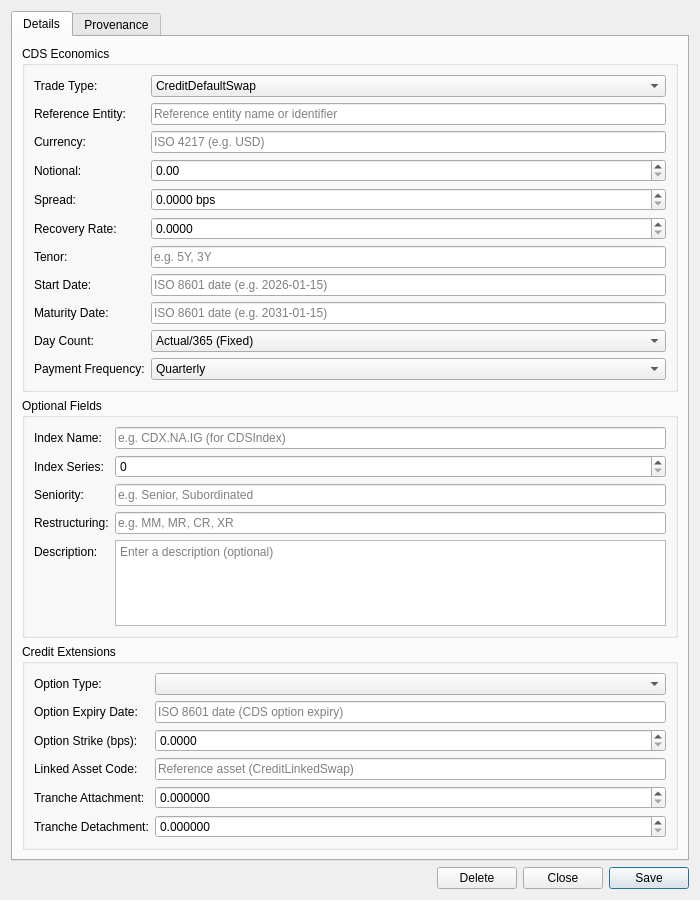
<?xml version="1.0" encoding="UTF-8"?>
<ui version="4.0">
 <class>CreditInstrumentDetailDialog</class>
 <widget class="QWidget" name="CreditInstrumentDetailDialog">
  <property name="geometry">
   <rect>
    <x>0</x>
    <y>0</y>
    <width>700</width>
    <height>900</height>
   </rect>
  </property>
  <property name="minimumSize">
   <size>
    <width>700</width>
    <height>900</height>
   </size>
  </property>
  <property name="windowTitle">
   <string>Credit Instrument Details</string>
  </property>
  <layout class="QVBoxLayout" name="verticalLayout">
   <item>
    <widget class="QTabWidget" name="tabWidget">
     <property name="currentIndex"><number>0</number></property>
     <widget class="QWidget" name="detailsTab">
      <attribute name="title"><string>Details</string></attribute>
      <layout class="QVBoxLayout" name="detailsLayout">
       <item>
        <widget class="QGroupBox" name="cdsEconomicsGroup">
         <property name="title">
          <string>CDS Economics</string>
         </property>
         <layout class="QFormLayout" name="formLayout">
          <item row="0" column="0">
           <widget class="QLabel" name="labelTradeTypeCode">
            <property name="text"><string>Trade Type:</string></property>
           </widget>
          </item>
          <item row="0" column="1">
           <widget class="QComboBox" name="tradeTypeCodeCombo">
            <item><property name="text"><string>CreditDefaultSwap</string></property></item>
            <item><property name="text"><string>CDSIndex</string></property></item>
            <item><property name="text"><string>SyntheticCDO</string></property></item>
            <item><property name="text"><string>CreditDefaultSwapOption</string></property></item>
            <item><property name="text"><string>IndexCreditDefaultSwapOption</string></property></item>
            <item><property name="text"><string>CreditLinkedSwap</string></property></item>
            <item><property name="text"><string>CBO</string></property></item>
           </widget>
          </item>
          <item row="1" column="0">
           <widget class="QLabel" name="labelReferenceEntity">
            <property name="text"><string>Reference Entity:</string></property>
           </widget>
          </item>
          <item row="1" column="1">
           <widget class="QLineEdit" name="referenceEntityEdit">
            <property name="placeholderText">
             <string>Reference entity name or identifier</string>
            </property>
           </widget>
          </item>
          <item row="2" column="0">
           <widget class="QLabel" name="labelCurrency">
            <property name="text"><string>Currency:</string></property>
           </widget>
          </item>
          <item row="2" column="1">
           <widget class="QLineEdit" name="currencyEdit">
            <property name="placeholderText">
             <string>ISO 4217 (e.g. USD)</string>
            </property>
           </widget>
          </item>
          <item row="3" column="0">
           <widget class="QLabel" name="labelNotional">
            <property name="text"><string>Notional:</string></property>
           </widget>
          </item>
          <item row="3" column="1">
           <widget class="QDoubleSpinBox" name="notionalSpinBox">
            <property name="decimals"><number>2</number></property>
            <property name="minimum"><double>0.000000000000000</double></property>
            <property name="maximum"><double>999999999999.000000000000000</double></property>
            <property name="singleStep"><double>1000.000000000000000</double></property>
           </widget>
          </item>
          <item row="4" column="0">
           <widget class="QLabel" name="labelSpread">
            <property name="text"><string>Spread:</string></property>
           </widget>
          </item>
          <item row="4" column="1">
           <widget class="QDoubleSpinBox" name="spreadSpinBox">
            <property name="decimals"><number>4</number></property>
            <property name="minimum"><double>0.000000000000000</double></property>
            <property name="maximum"><double>10000.000000000000000</double></property>
            <property name="singleStep"><double>1.000000000000000</double></property>
            <property name="suffix"><string> bps</string></property>
            <property name="toolTip"><string>Credit spread in basis points (e.g. 100.0 for 100 bps)</string></property>
           </widget>
          </item>
          <item row="5" column="0">
           <widget class="QLabel" name="labelRecoveryRate">
            <property name="text"><string>Recovery Rate:</string></property>
           </widget>
          </item>
          <item row="5" column="1">
           <widget class="QDoubleSpinBox" name="recoveryRateSpinBox">
            <property name="decimals"><number>4</number></property>
            <property name="minimum"><double>0.000000000000000</double></property>
            <property name="maximum"><double>1.000000000000000</double></property>
            <property name="singleStep"><double>0.010000000000000</double></property>
            <property name="toolTip"><string>Recovery rate as decimal (e.g. 0.4 for 40%)</string></property>
           </widget>
          </item>
          <item row="6" column="0">
           <widget class="QLabel" name="labelTenor">
            <property name="text"><string>Tenor:</string></property>
           </widget>
          </item>
          <item row="6" column="1">
           <widget class="QLineEdit" name="tenorEdit">
            <property name="placeholderText">
             <string>e.g. 5Y, 3Y</string>
            </property>
           </widget>
          </item>
          <item row="7" column="0">
           <widget class="QLabel" name="labelStartDate">
            <property name="text"><string>Start Date:</string></property>
           </widget>
          </item>
          <item row="7" column="1">
           <widget class="QLineEdit" name="startDateEdit">
            <property name="placeholderText">
             <string>ISO 8601 date (e.g. 2026-01-15)</string>
            </property>
           </widget>
          </item>
          <item row="8" column="0">
           <widget class="QLabel" name="labelMaturityDate">
            <property name="text"><string>Maturity Date:</string></property>
           </widget>
          </item>
          <item row="8" column="1">
           <widget class="QLineEdit" name="maturityDateEdit">
            <property name="placeholderText">
             <string>ISO 8601 date (e.g. 2031-01-15)</string>
            </property>
           </widget>
          </item>
          <item row="9" column="0">
           <widget class="QLabel" name="labelDayCountCode">
            <property name="text"><string>Day Count:</string></property>
           </widget>
          </item>
          <item row="9" column="1">
           <widget class="QComboBox" name="dayCountCodeCombo">
            <item><property name="text"><string>Actual/365 (Fixed)</string></property></item>
            <item><property name="text"><string>Actual/360</string></property></item>
            <item><property name="text"><string>Actual/Actual (ISDA)</string></property></item>
            <item><property name="text"><string>30/360</string></property></item>
            <item><property name="text"><string>30E/360</string></property></item>
           </widget>
          </item>
          <item row="10" column="0">
           <widget class="QLabel" name="labelPaymentFrequencyCode">
            <property name="text"><string>Payment Frequency:</string></property>
           </widget>
          </item>
          <item row="10" column="1">
           <widget class="QComboBox" name="paymentFrequencyCodeCombo">
            <item><property name="text"><string>Quarterly</string></property></item>
            <item><property name="text"><string>Semiannual</string></property></item>
            <item><property name="text"><string>Annual</string></property></item>
            <item><property name="text"><string>Monthly</string></property></item>
           </widget>
          </item>
         </layout>
        </widget>
       </item>
       <item>
        <widget class="QGroupBox" name="optionalGroup">
         <property name="title">
          <string>Optional Fields</string>
         </property>
         <layout class="QFormLayout" name="optionalFormLayout">
          <item row="0" column="0">
           <widget class="QLabel" name="labelIndexName">
            <property name="text"><string>Index Name:</string></property>
           </widget>
          </item>
          <item row="0" column="1">
           <widget class="QLineEdit" name="indexNameEdit">
            <property name="placeholderText">
             <string>e.g. CDX.NA.IG (for CDSIndex)</string>
            </property>
           </widget>
          </item>
          <item row="1" column="0">
           <widget class="QLabel" name="labelIndexSeries">
            <property name="text"><string>Index Series:</string></property>
           </widget>
          </item>
          <item row="1" column="1">
           <widget class="QSpinBox" name="indexSeriesSpinBox">
            <property name="minimum"><number>0</number></property>
            <property name="maximum"><number>9999</number></property>
            <property name="toolTip"><string>Series number for CDSIndex (0 = not specified)</string></property>
           </widget>
          </item>
          <item row="2" column="0">
           <widget class="QLabel" name="labelSeniority">
            <property name="text"><string>Seniority:</string></property>
           </widget>
          </item>
          <item row="2" column="1">
           <widget class="QLineEdit" name="seniorityEdit">
            <property name="placeholderText">
             <string>e.g. Senior, Subordinated</string>
            </property>
           </widget>
          </item>
          <item row="3" column="0">
           <widget class="QLabel" name="labelRestructuring">
            <property name="text"><string>Restructuring:</string></property>
           </widget>
          </item>
          <item row="3" column="1">
           <widget class="QLineEdit" name="restructuringEdit">
            <property name="placeholderText">
             <string>e.g. MM, MR, CR, XR</string>
            </property>
           </widget>
          </item>
          <item row="4" column="0">
           <widget class="QLabel" name="labelDescription">
            <property name="text"><string>Description:</string></property>
           </widget>
          </item>
          <item row="4" column="1">
           <widget class="QPlainTextEdit" name="descriptionEdit">
            <property name="minimumSize">
             <size><width>0</width><height>60</height></size>
            </property>
            <property name="maximumSize">
             <size><width>16777215</width><height>120</height></size>
            </property>
            <property name="placeholderText">
             <string>Enter a description (optional)</string>
            </property>
           </widget>
          </item>
         </layout>
        </widget>
       </item>
       <item>
        <widget class="QGroupBox" name="creditExtensionsGroup">
         <property name="title">
          <string>Credit Extensions</string>
         </property>
         <layout class="QFormLayout" name="creditExtensionsFormLayout">
          <item row="0" column="0">
           <widget class="QLabel" name="labelCreditOptionType">
            <property name="text"><string>Option Type:</string></property>
           </widget>
          </item>
          <item row="0" column="1">
           <widget class="QComboBox" name="optionTypeCombo">
            <item><property name="text"><string></string></property></item>
            <item><property name="text"><string>Call</string></property></item>
            <item><property name="text"><string>Put</string></property></item>
           </widget>
          </item>
          <item row="1" column="0">
           <widget class="QLabel" name="labelCreditOptionExpiryDate">
            <property name="text"><string>Option Expiry Date:</string></property>
           </widget>
          </item>
          <item row="1" column="1">
           <widget class="QLineEdit" name="optionExpiryDateEdit">
            <property name="placeholderText">
             <string>ISO 8601 date (CDS option expiry)</string>
            </property>
           </widget>
          </item>
          <item row="2" column="0">
           <widget class="QLabel" name="labelCreditOptionStrike">
            <property name="text"><string>Option Strike (bps):</string></property>
           </widget>
          </item>
          <item row="2" column="1">
           <widget class="QDoubleSpinBox" name="optionStrikeSpinBox">
            <property name="decimals"><number>4</number></property>
            <property name="minimum"><double>0.000000000000000</double></property>
            <property name="maximum"><double>10000.000000000000000</double></property>
            <property name="singleStep"><double>1.000000000000000</double></property>
            <property name="toolTip"><string>CDS option strike spread in bps (0 = not applicable)</string></property>
           </widget>
          </item>
          <item row="3" column="0">
           <widget class="QLabel" name="labelLinkedAssetCode">
            <property name="text"><string>Linked Asset Code:</string></property>
           </widget>
          </item>
          <item row="3" column="1">
           <widget class="QLineEdit" name="linkedAssetCodeEdit">
            <property name="placeholderText">
             <string>Reference asset (CreditLinkedSwap)</string>
            </property>
           </widget>
          </item>
          <item row="4" column="0">
           <widget class="QLabel" name="labelTrancheAttachment">
            <property name="text"><string>Tranche Attachment:</string></property>
           </widget>
          </item>
          <item row="4" column="1">
           <widget class="QDoubleSpinBox" name="trancheAttachmentSpinBox">
            <property name="decimals"><number>6</number></property>
            <property name="minimum"><double>0.000000000000000</double></property>
            <property name="maximum"><double>1.000000000000000</double></property>
            <property name="singleStep"><double>0.010000000000000</double></property>
            <property name="toolTip"><string>CBO tranche attachment point as decimal (0 = not applicable)</string></property>
           </widget>
          </item>
          <item row="5" column="0">
           <widget class="QLabel" name="labelTrancheDetachment">
            <property name="text"><string>Tranche Detachment:</string></property>
           </widget>
          </item>
          <item row="5" column="1">
           <widget class="QDoubleSpinBox" name="trancheDetachmentSpinBox">
            <property name="decimals"><number>6</number></property>
            <property name="minimum"><double>0.000000000000000</double></property>
            <property name="maximum"><double>1.000000000000000</double></property>
            <property name="singleStep"><double>0.010000000000000</double></property>
            <property name="toolTip"><string>CBO tranche detachment point as decimal (0 = not applicable)</string></property>
           </widget>
          </item>
         </layout>
        </widget>
       </item>
       <item>
        <spacer name="verticalSpacer">
         <property name="orientation"><enum>Qt::Vertical</enum></property>
         <property name="sizeHint" stdset="0">
          <size><width>20</width><height>20</height></size>
         </property>
        </spacer>
       </item>
      </layout>
     </widget>
     <widget class="QWidget" name="provenanceTab">
      <attribute name="title"><string>Provenance</string></attribute>
      <layout class="QVBoxLayout" name="provenanceTabLayout">
       <item>
        <widget class="ores::qt::ProvenanceWidget" name="provenanceWidget" native="true"/>
       </item>
      </layout>
     </widget>
    </widget>
   </item>
   <item>
    <layout class="QHBoxLayout" name="buttonLayout">
     <item>
      <spacer name="horizontalSpacer">
       <property name="orientation"><enum>Qt::Horizontal</enum></property>
       <property name="sizeHint" stdset="0">
        <size><width>40</width><height>20</height></size>
       </property>
      </spacer>
     </item>
     <item>
      <widget class="QPushButton" name="deleteButton">
       <property name="text"><string>Delete</string></property>
      </widget>
     </item>
     <item>
      <widget class="QPushButton" name="closeButton">
       <property name="text"><string>Close</string></property>
      </widget>
     </item>
     <item>
      <widget class="QPushButton" name="saveButton">
       <property name="text"><string>Save</string></property>
       <property name="default"><bool>true</bool></property>
      </widget>
     </item>
    </layout>
   </item>
  </layout>
 </widget>
 <customwidgets>
  <customwidget>
   <class>ores::qt::ProvenanceWidget</class>
   <extends>QWidget</extends>
   <header>ores.qt/ProvenanceWidget.hpp</header>
  </customwidget>
 </customwidgets>
 <resources/>
 <connections/>
</ui>
